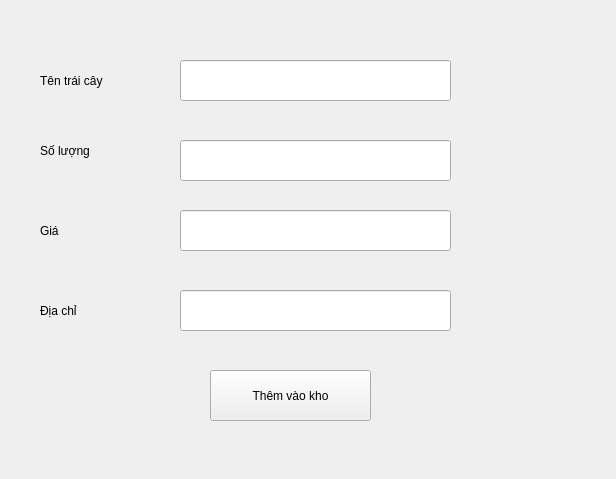
<?xml version="1.0" encoding="UTF-8"?>
<ui version="4.0">
 <class>Form</class>
 <widget class="QWidget" name="Form">
  <property name="geometry">
   <rect>
    <x>0</x>
    <y>0</y>
    <width>616</width>
    <height>479</height>
   </rect>
  </property>
  <property name="windowTitle">
   <string>Form</string>
  </property>
  <widget class="QLabel" name="label">
   <property name="geometry">
    <rect>
     <x>40</x>
     <y>50</y>
     <width>121</width>
     <height>61</height>
    </rect>
   </property>
   <property name="styleSheet">
    <string notr="true">font: 10pt &quot;MS Shell Dlg 2&quot;;</string>
   </property>
   <property name="text">
    <string>Tên trái cây</string>
   </property>
  </widget>
  <widget class="QLabel" name="label_2">
   <property name="geometry">
    <rect>
     <x>40</x>
     <y>200</y>
     <width>121</width>
     <height>61</height>
    </rect>
   </property>
   <property name="styleSheet">
    <string notr="true">font: 10pt &quot;MS Shell Dlg 2&quot;;</string>
   </property>
   <property name="text">
    <string>Giá</string>
   </property>
  </widget>
  <widget class="QLabel" name="label_3">
   <property name="geometry">
    <rect>
     <x>40</x>
     <y>120</y>
     <width>121</width>
     <height>61</height>
    </rect>
   </property>
   <property name="styleSheet">
    <string notr="true">font: 10pt &quot;MS Shell Dlg 2&quot;;</string>
   </property>
   <property name="text">
    <string>Số lượng</string>
   </property>
  </widget>
  <widget class="QLabel" name="label_4">
   <property name="geometry">
    <rect>
     <x>40</x>
     <y>280</y>
     <width>121</width>
     <height>61</height>
    </rect>
   </property>
   <property name="styleSheet">
    <string notr="true">font: 10pt &quot;MS Shell Dlg 2&quot;;</string>
   </property>
   <property name="text">
    <string>Địa chỉ</string>
   </property>
  </widget>
  <widget class="QLineEdit" name="ten_traicay">
   <property name="geometry">
    <rect>
     <x>180</x>
     <y>60</y>
     <width>271</width>
     <height>41</height>
    </rect>
   </property>
   <property name="styleSheet">
    <string notr="true">font: 9pt &quot;MS Shell Dlg 2&quot;;
</string>
   </property>
   <property name="placeholderText">
    <string/>
   </property>
  </widget>
  <widget class="QLineEdit" name="soluong">
   <property name="geometry">
    <rect>
     <x>180</x>
     <y>140</y>
     <width>271</width>
     <height>41</height>
    </rect>
   </property>
   <property name="styleSheet">
    <string notr="true">font: 9pt &quot;MS Shell Dlg 2&quot;;
</string>
   </property>
   <property name="placeholderText">
    <string/>
   </property>
  </widget>
  <widget class="QLineEdit" name="gia">
   <property name="geometry">
    <rect>
     <x>180</x>
     <y>210</y>
     <width>271</width>
     <height>41</height>
    </rect>
   </property>
   <property name="styleSheet">
    <string notr="true">font: 9pt &quot;MS Shell Dlg 2&quot;;
</string>
   </property>
   <property name="placeholderText">
    <string/>
   </property>
  </widget>
  <widget class="QLineEdit" name="diachi">
   <property name="geometry">
    <rect>
     <x>180</x>
     <y>290</y>
     <width>271</width>
     <height>41</height>
    </rect>
   </property>
   <property name="styleSheet">
    <string notr="true">font: 9pt &quot;MS Shell Dlg 2&quot;;
</string>
   </property>
   <property name="placeholderText">
    <string/>
   </property>
  </widget>
  <widget class="QPushButton" name="run3">
   <property name="geometry">
    <rect>
     <x>210</x>
     <y>370</y>
     <width>161</width>
     <height>51</height>
    </rect>
   </property>
   <property name="styleSheet">
    <string notr="true">
font: 14pt &quot;MS Shell Dlg 2&quot;;</string>
   </property>
   <property name="text">
    <string>Thêm vào kho</string>
   </property>
  </widget>
 </widget>
 <resources/>
 <connections/>
</ui>
